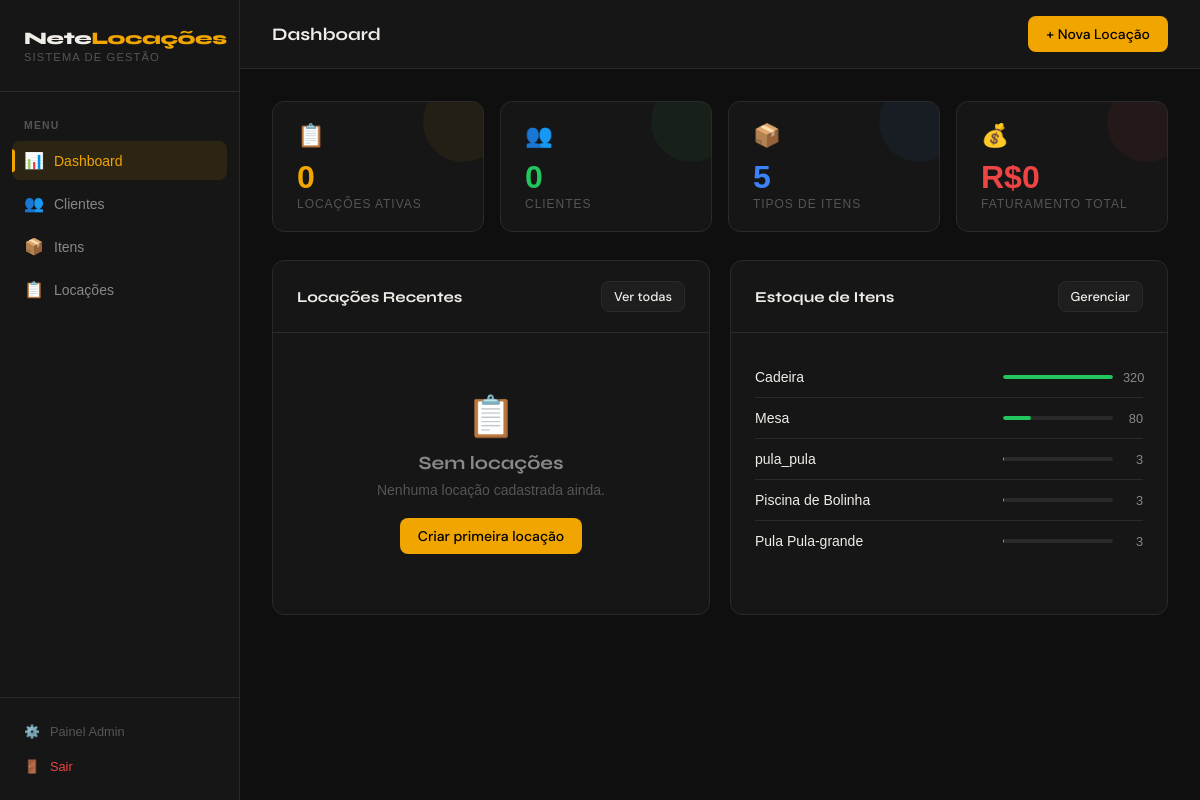
Page / (signed in) on the earlier database version.
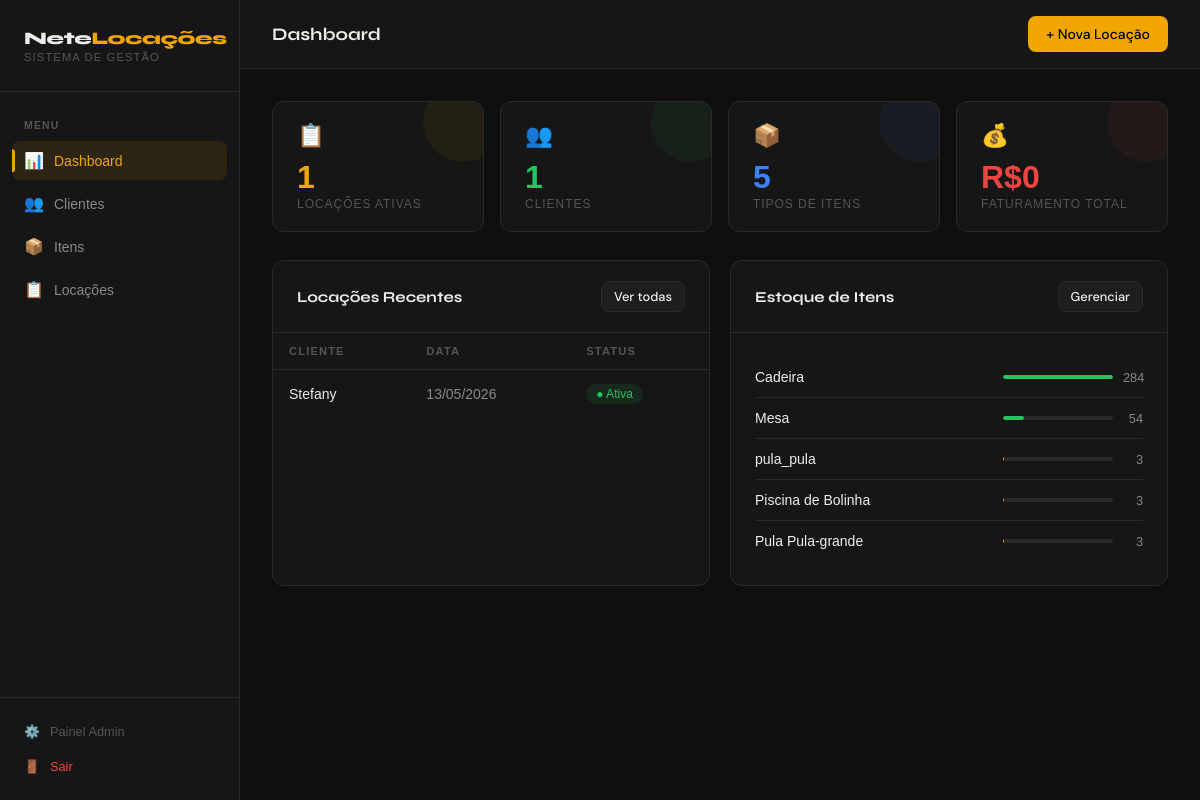
Same page on the later database version.
### item/models.py (models this page shows, shortened)
class Item(models.Model):
    TIPO_CHOICES = (
        ('cadeira', 'Cadeira'),
        ('mesa', 'Mesa'),
        ('pula_pula-pequeno', 'Pula Pula-pequeno'),
        ('piscina_bolinha', 'Piscina de Bolinha'),
        ('pula_pula-grande', 'Pula Pula-grande'),
    )
    tipo = models.CharField(max_length=20, choices=TIPO_CHOICES)
    quantidade_estoque = models.IntegerField()

### locacao/models.py (models this page shows, shortened)
class Locacao(models.Model):
    STATUS_CHOICES = (
        ('ativa', 'Ativa'),
        ('finalizada', 'Finalizada'),
    )
    cliente = models.ForeignKey(Cliente, on_delete=models.CASCADE)
    data_inicio = models.DateField()
    data_fim = models.DateField()
    preco_total = models.DecimalField(max_digits=10, decimal_places=2, default=None, null= True, blank=True)
    observacoes = models.TextField(blank=True, null=True)
    status = models.CharField(max_length=20, choices=STATUS_CHOICES, default='ativa')
    endereco_rua = models.CharField(max_length=200, blank=True, null=True)
    endereco_numero = models.CharField(max_length=20, blank=True, null=True)
    endereco_bairro = models.CharField(max_length=100, blank=True, null=True)
    endereco_referencia = models.CharField(max_length=200, blank=True, null=True)

### cliente/models.py (models this page shows, shortened)
class Cliente(models.Model):
    nome = models.CharField(max_length=100, unique=True)
    telefone = models.CharField(max_length=15)
    bairro = models.CharField(max_length=100, blank=True)
    endereco = models.CharField(max_length=200, blank=True)
    cep = models.CharField(max_length=9, blank=True, null=True)
    class Meta:
        constraints = [
            models.UniqueConstraint(fields=['nome', 'telefone'], name='unique_cliente_nome_telefone')
        ]

### core/views.py (the view)
# urls.py: path('', views.dashboard, name='dashboard'),
@login_required
def dashboard(request):
    itens = Item.objects.all()
    max_estoque = max((i.quantidade_estoque for i in itens), default=1)
    for item in itens:
        item.quantidade_max = max_estoque
    faturamento = sum(
    l.preco_total for l in Locacao.objects.filter(status='finalizada')
    if l.preco_total is not None
    )
    return render(request, 'dashboard/dashboard.html', {
        'total_locacoes': Locacao.objects.filter(status='ativa').count(),
        'total_clientes': Cliente.objects.count(),
        'total_itens': Item.objects.count(),
        'faturamento': faturamento,
        'locacoes_recentes': Locacao.objects.select_related('cliente').order_by('-data_inicio')[:5],
        'itens': itens,
    })

### templates/dashboard/dashboard.html (shortened to what this page needs)
{% extends 'base/base.html' %}
{% block page_title %}Dashboard{% endblock %}
{% block topbar_actions %}
    <a href="{% url 'locacao_criar' %}" class="btn btn-primary">
        + Nova Locação
    </a>
{% endblock %}
{% block content %}
<div class="stats-grid">
    <div class="stat-card yellow">
        <div class="stat-icon">📋</div>
        <div class="stat-value">{{ total_locacoes }}</div>
        <div class="stat-label">Locações Ativas</div>
    </div>
    <div class="stat-card green">
        <div class="stat-icon">👥</div>
        <div class="stat-value">{{ total_clientes }}</div>
        <div class="stat-label">Clientes</div>
    </div>
    <div class="stat-card blue">
        <div class="stat-icon">📦</div>
        <div class="stat-value">{{ total_itens }}</div>
        <div class="stat-label">Tipos de Itens</div>
    </div>
    <div class="stat-card red">
        <div class="stat-icon">💰</div>
        <div class="stat-value">R${{ faturamento }}</div>
        <div class="stat-label">Faturamento Total</div>
    </div>
</div>
<div class="grid-2">
    <div class="card">
        <div class="card-header">
            <span class="card-title">Locações Recentes</span>
            <a href="{% url 'locacoes_list' %}" class="btn btn-secondary btn-sm">Ver todas</a>
        </div>
        <div class="table-wrap">
            {% if locacoes_recentes %}
            <table>
                <thead>
                    <tr>
                        <th>Cliente</th>
                        <th>Data</th>
                        <th>Status</th>
                    </tr>
                </thead>
                <tbody>
                    {% for loc in locacoes_recentes %}
                    <tr onclick="window.location='{% url 'locacao_detalhe' loc.pk %}'" style="cursor:pointer">
                        <td style="color:var(--text)">{{ loc.cliente.nome }}</td>
                        <td>{{ loc.data_inicio|date:"d/m/Y" }}</td>
                        <td>
                            {% if loc.status == 'ativa' %}
                                <span class="badge badge-green">● Ativa</span>
                            {% else %}
                                <span class="badge badge-red">✓ Finalizada</span>
                            {% endif %}
                        </td>
                    </tr>
                    {% endfor %}
                </tbody>
            </table>
            {% else %}
            <div class="empty">
                <div class="empty-icon">📋</div>
                <h3>Sem locações</h3>
                <p>Nenhuma locação cadastrada ainda.</p>
                <a href="{% url 'locacao_criar' %}" class="btn btn-primary">Criar primeira locação</a>
            </div>
            {% endif %}
        </div>
    </div>
    <div class="card">
        <div class="card-header">
            <span class="card-title">Estoque de Itens</span>
            <a href="{% url 'itens_list' %}" class="btn btn-secondary btn-sm">Gerenciar</a>
        </div>
        <div class="card-body">
            {% if itens %}
                {% for item in itens %}
                <div class="item-estoque">
                    <span class="item-nome">{{ item.get_tipo_display }}</span>
                    <div class="estoque-bar-wrap">
                        <div class="estoque-bar">
                            <div class="estoque-fill {% if item.quantidade_estoque <= 2 %}low{% elif item.quantidade_estoque <= 5 %}mid{% endif %}"
                                 style="width: {% widthratio item.quantidade_estoque item.quantidade_max 100 %}%">
                            </div>
                        </div>
                        <span class="estoque-num">{{ item.quantidade_estoque }}</span>
                    </div>
                </div>
                {% endfor %}
            {% endif %}
        </div>
    </div>
</div>
{% endblock %}

Differences in the rows shown:
added Locacao: cliente.nome "Stefany", data_inicio "13/05/2026", status "● Ativa"
changed Item "Cadeira": quantidade_estoque "320" → "284"
changed Item "Mesa": quantidade_estoque "80" → "54"
Other differences:
{{ total_locacoes }}: "0" → "1"
{{ total_clientes }}: "0" → "1"
text no longer shown: "📋 Sem locações Nenhuma locação cadastrada ainda. Criar primeira locação"
text now shown: "CLIENTE DATA STATUS"
